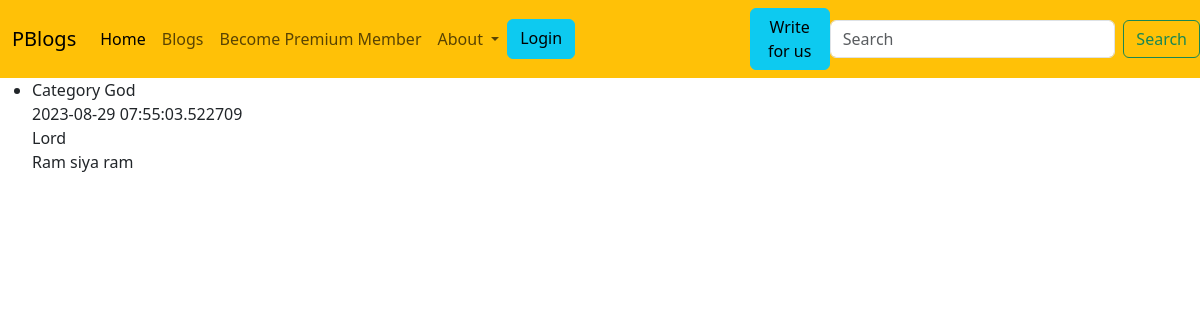
The page / on the database its author committed.
### models/models.py (models this page shows)
class BlogPost(db.Model):
    post_id=db.Column(db.Integer,primary_key=True)
    user=db.relationship('User',backref='person',lazy=True)
    content=db.Column(db.Text,nullable=False)
    user_id = db.Column(db.Integer, db.ForeignKey('user.user_id'), nullable=False)
    title=db.Column(db.String(120),nullable=False)
    timestamp=db.Column(db.DateTime,default=datetime.utcnow,nullable=False)
    category=db.Column(db.String(50),nullable=False)

### controller/controller.py (the view)
def index():
    blogss=BlogPost.query.all()
    blogs = [re.sub(r'<.*?>', '', blog.content) for blog in blogss]
    return render_template("index.html",blogss=blogss,blogs=blogs,zip=zip)

### templates/index.html (shortened to what this page needs)
{% extends 'base.html' %}
{% block content %}
<ul>
    {% if blogss%}
{% for blog, content in zip(blogs, blogss) %}
<li>
    Category {{content.category}} <br>
    {{content.timestamp}} <br>
    {{content.title}} <br>
    {{blog}} <br>
</li>
{% endfor %}
{% endif %}
</ul>
    {% endblock %}

### rows shown on the page
BlogPost: category "God", timestamp "2023-08-29 07:55:03.522709", title "Lord", content "Ram siya ram"
